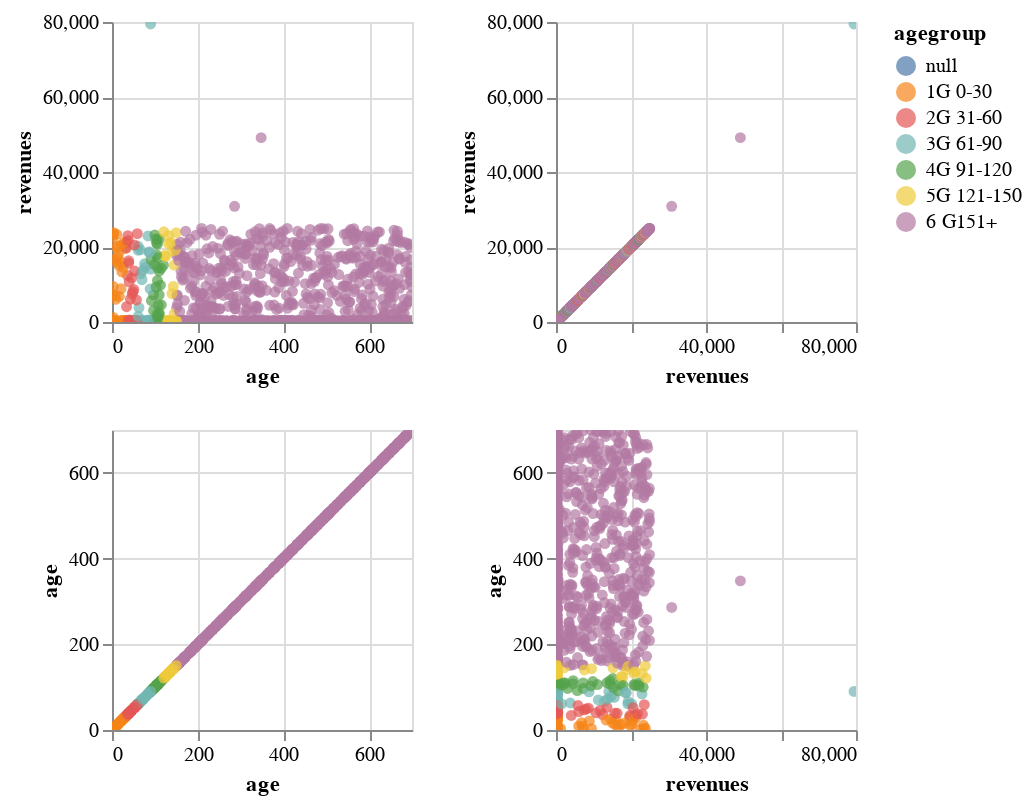

Source (notebook cell):
### Markdown cell above
The graph below is also a pair plot, but with a different graph package. These graphs are interactive.
Use your cursor to move points on one of the graphs.

### Code cell
#The graph below is also a pair plot, but with a different graph package. These graphs are interactive.
#Use your cursor to move points on one of the graphs.

alt.Chart(dflm).mark_circle().encode(
    alt.X(alt.repeat("column"), type='quantitative'),
    alt.Y(alt.repeat("row"), type='quantitative'),
    color='agegroup:N'
).properties(
    width=150,
    height=150
).repeat(
    row=['revenues', 'age'],
    column=['age', 'revenues']
).interactive()

### Figure 1 — Vega-Lite specification as saved in the notebook (floating-point values rounded to 4 significant figures; data arrays with more than 128 entries replaced by an {"elided": "..."} marker saying what was removed)
{"config": {"view": {"continuousWidth": 400, "continuousHeight": 300}}, "repeat": {"column": ["age", "revenues"], "row": ["revenues", "age"]}, "spec": {"data": {"name": "data-0d9d4c70c17fe2672e4276bd83e766bd"}, "mark": "circle", "encoding": {"color": {"type": "nominal", "field": "agegroup"}, "x": {"type": "quantitative", "field": {"repeat": "column"}}, "y": {"type": "quantitative", "field": {"repeat": "row"}}}, "height": 150, "selection": {"selector001": {"type": "interval", "bind": "scales", "encodings": ["x", "y"]}}, "width": 150}, "$schema": "https://vega.github.io/schema/vega-lite/v4.8.1.json", "datasets": {"data-0d9d4c70c17fe2672e4276bd83e766bd": {"elided": "983 records"}}}
